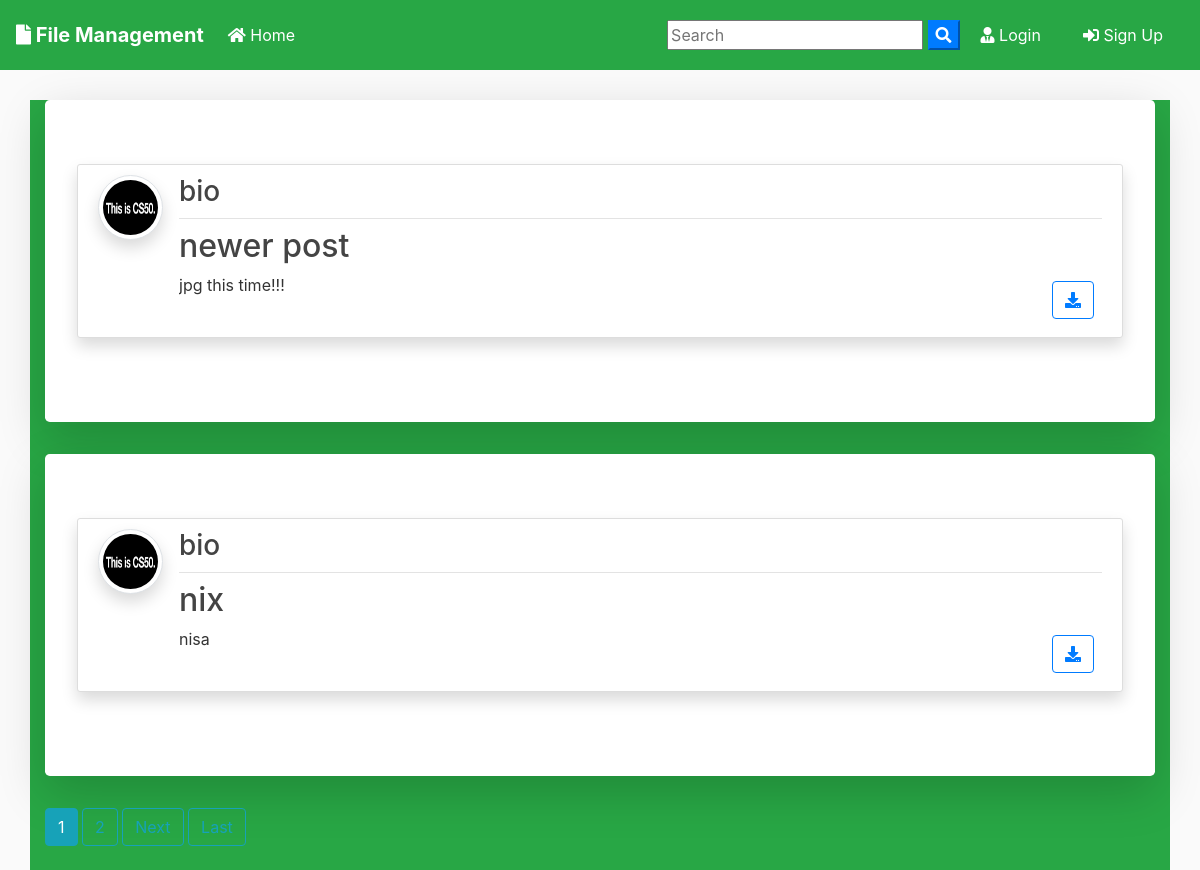
The page / on the database its author committed.
### blog/models.py (models this page shows, shortened)
class Post(models.Model):
	title = models.CharField(max_length=100)
	file = models.FileField(null=True,blank=True,upload_to='Files')
	content = models.TextField()
	date_posted = models.DateTimeField(default=timezone.now)
	author = models.ForeignKey(User, on_delete=models.CASCADE)

### users/models.py (models this page shows, shortened)
class Profile(models.Model):
    user = models.OneToOneField(User, on_delete=models.CASCADE)
    image = models.ImageField(default='default.jpg', upload_to='profile_pics')

### blog/views.py (the view)
# urls.py: path('', PostListView.as_view(), name='blog-home'),
class PostListView(ListView):
    model = Post
    template_name = 'blog/home.html'  # <app>/<model>_<viewtype>.html
    context_object_name = 'posts'
    ordering = ['-date_posted']
    paginate_by = 2

### blog/templates/blog/home.html (shortened to what this page needs)
{% extends "blog/base.html" %}
{% block content %}
    {% for post in posts %}
      <div class="jumbotron mt-3 bg-white shadow-lg">
      <article class="media content-section shadow">
        <a href="{{ post.author.profile.image.url }} " target="_blank"> <img src="{{ post.author.profile.image.url }}  " alt="" class="article-img rounded-circle img-thumbnail img-fluid shadow">
        </a>
        <div class="media-body">
          <div class="article-metadata d-flex justify-content-between">
            <a class="mr-2 " href="{% url 'user-posts' post.author.username  %}"><h3>{{ post.author }}</h3></a>
          </div>
          <h2><a class="article-title text-justify " href="{% url 'post-detail' post.id %}">{{ post.title }}</a></h2>
          <div class="d-flex justify-content-between">
            <p class="article-content text-justify text-truncate overflow-hidden">{{ post.content }}</p>
            {% if post.file %}
          <div class="form-group mt-0 pt-0  m-2">
            <a class="btn btn-outline-primary  btn-d "  href="{{ post.file.url }}"  download type="submit"><i class="fas fa-download"></i></a>
          </div>
          {% endif %}
          </div>
        </div>
      </article>
      </div>
    {% endfor %}
    {% if is_paginated %}
      {% for num in page_obj.paginator.page_range %}
        {% if page_obj.number == num %}
          <a class="btn btn-info mb-4" href="?page={{ num }}">{{ num }}</a>
        {% elif num > page_obj.number|add:'-3' and num < page_obj.number|add:'3' %}
          <a class="btn btn-outline-info mb-4" href="?page={{ num }}">{{ num }}</a>
        {% endif %}
      {% endfor %}
      {% if page_obj.has_next %}
        <a class="btn btn-outline-info mb-4" href="?page={{ page_obj.next_page_number }}">Next</a>
        <a class="btn btn-outline-info mb-4" href="?page={{ page_obj.paginator.num_pages }}">Last</a>
      {% endif %}
    {% endif %}
{% endblock content %}

### blog/static/blog/main.css (style rules this page uses)
body { background: #fafafa; color: #333333; margin-top: 0; }
h1, h2, h3, h4, h5, h6 { color: #444444; }
.content-section { background: #ffffff; padding: 10px 20px; border: 1px solid #dddddd; border-radius: 3px; margin-bottom: 20px; }
.article-title { color: #444444; }
.article-content { white-space: pre-line; }
.article-img { height: 65px; width: 65px; margin-right: 16px; }
.article-metadata { padding-bottom: 1px; margin-bottom: 4px; border-bottom: 1px solid #e3e3e3 }

### rows shown on the page
Post: author.profile.image (placeholder picture), author "bio", title "newer post", content "jpg this time!!!"
Post: author.profile.image (placeholder picture), author "bio", title "nix", content "nisa"

### other values the page prints
{{ num }} "1"
